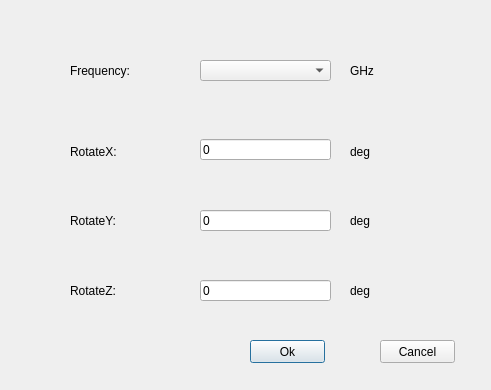
<?xml version="1.0" encoding="UTF-8"?>
<ui version="4.0">
 <class>SelectFrequency</class>
 <widget class="QDialog" name="SelectFrequency">
  <property name="geometry">
   <rect>
    <x>0</x>
    <y>0</y>
    <width>491</width>
    <height>390</height>
   </rect>
  </property>
  <property name="minimumSize">
   <size>
    <width>491</width>
    <height>390</height>
   </size>
  </property>
  <property name="maximumSize">
   <size>
    <width>491</width>
    <height>390</height>
   </size>
  </property>
  <property name="windowTitle">
   <string>Select Frequency</string>
  </property>
  <widget class="QComboBox" name="SelectFreqComB">
   <property name="geometry">
    <rect>
     <x>200</x>
     <y>60</y>
     <width>131</width>
     <height>21</height>
    </rect>
   </property>
  </widget>
  <widget class="QPushButton" name="OKPB">
   <property name="geometry">
    <rect>
     <x>250</x>
     <y>340</y>
     <width>75</width>
     <height>23</height>
    </rect>
   </property>
   <property name="text">
    <string>Ok</string>
   </property>
  </widget>
  <widget class="QPushButton" name="CancelPB">
   <property name="geometry">
    <rect>
     <x>380</x>
     <y>340</y>
     <width>75</width>
     <height>23</height>
    </rect>
   </property>
   <property name="text">
    <string>Cancel</string>
   </property>
  </widget>
  <widget class="QLabel" name="RotateXL">
   <property name="geometry">
    <rect>
     <x>70</x>
     <y>141</y>
     <width>101</width>
     <height>21</height>
    </rect>
   </property>
   <property name="text">
    <string>RotateX:</string>
   </property>
  </widget>
  <widget class="QLabel" name="RotateYL">
   <property name="geometry">
    <rect>
     <x>70</x>
     <y>210</y>
     <width>101</width>
     <height>21</height>
    </rect>
   </property>
   <property name="text">
    <string>RotateY:</string>
   </property>
  </widget>
  <widget class="QLabel" name="RotateZL">
   <property name="geometry">
    <rect>
     <x>70</x>
     <y>280</y>
     <width>101</width>
     <height>21</height>
    </rect>
   </property>
   <property name="text">
    <string>RotateZ:</string>
   </property>
  </widget>
  <widget class="QLineEdit" name="RotateXLE">
   <property name="geometry">
    <rect>
     <x>200</x>
     <y>139</y>
     <width>131</width>
     <height>21</height>
    </rect>
   </property>
   <property name="text">
    <string>0</string>
   </property>
  </widget>
  <widget class="QLineEdit" name="RotateYLE">
   <property name="geometry">
    <rect>
     <x>200</x>
     <y>210</y>
     <width>131</width>
     <height>21</height>
    </rect>
   </property>
   <property name="text">
    <string>0</string>
   </property>
  </widget>
  <widget class="QLineEdit" name="RotateZLE">
   <property name="geometry">
    <rect>
     <x>200</x>
     <y>280</y>
     <width>131</width>
     <height>21</height>
    </rect>
   </property>
   <property name="text">
    <string>0</string>
   </property>
  </widget>
  <widget class="QLabel" name="RotateXDegL">
   <property name="geometry">
    <rect>
     <x>350</x>
     <y>141</y>
     <width>71</width>
     <height>21</height>
    </rect>
   </property>
   <property name="text">
    <string>deg</string>
   </property>
  </widget>
  <widget class="QLabel" name="RotateYDegL">
   <property name="geometry">
    <rect>
     <x>350</x>
     <y>210</y>
     <width>71</width>
     <height>21</height>
    </rect>
   </property>
   <property name="text">
    <string>deg</string>
   </property>
  </widget>
  <widget class="QLabel" name="RotateZDegL">
   <property name="geometry">
    <rect>
     <x>350</x>
     <y>280</y>
     <width>71</width>
     <height>21</height>
    </rect>
   </property>
   <property name="text">
    <string>deg</string>
   </property>
  </widget>
  <widget class="QLabel" name="GHzL">
   <property name="geometry">
    <rect>
     <x>350</x>
     <y>60</y>
     <width>71</width>
     <height>21</height>
    </rect>
   </property>
   <property name="text">
    <string>GHz</string>
   </property>
  </widget>
  <widget class="QLabel" name="FrequencyL">
   <property name="geometry">
    <rect>
     <x>70</x>
     <y>60</y>
     <width>71</width>
     <height>21</height>
    </rect>
   </property>
   <property name="text">
    <string>Frequency:</string>
   </property>
  </widget>
 </widget>
 <resources/>
 <connections/>
</ui>
